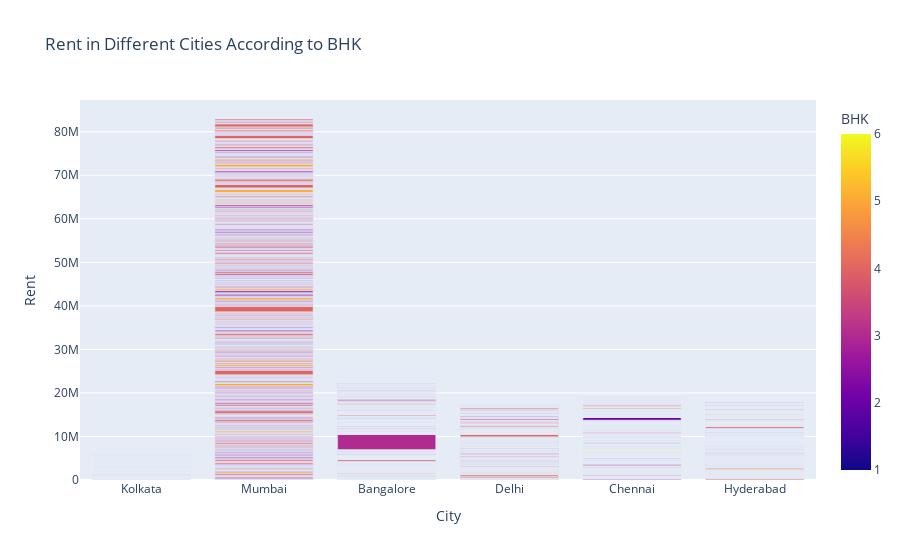

Here is the notebook cell this chart was saved with:
### Code cell
figure = px.bar(df, x=df["City"], 
                y = df["Rent"], 
                color = df["BHK"],
            title="Rent in Different Cities According to BHK")
figure.show()

### Figure 1 — Plotly figure (JSON) as saved in the notebook; plotly's stock layout.template omitted (floating-point values rounded to 4 significant figures; data arrays with more than 128 entries replaced by an {"elided": "..."} marker saying what was removed)
{"data": [{"alignmentgroup": "True", "hovertemplate": "City=%{x}<br>Rent=%{y}<br>BHK=%{marker.color}<extra></extra>", "legendgroup": "", "marker": {"color": {"elided": "4746 int values"}, "coloraxis": "coloraxis", "pattern": {"shape": ""}}, "name": "", "offsetgroup": "", "orientation": "v", "showlegend": false, "textposition": "auto", "type": "bar", "x": {"elided": "4746 str values"}, "xaxis": "x", "y": {"elided": "4746 int values"}, "yaxis": "y"}], "layout": {"barmode": "relative", "coloraxis": {"colorbar": {"title": {"text": "BHK"}}, "colorscale": [[0, "#0d0887"], [0.1111, "#46039f"], [0.2222, "#7201a8"], [0.3333, "#9c179e"], [0.4444, "#bd3786"], [0.5556, "#d8576b"], [0.6667, "#ed7953"], [0.7778, "#fb9f3a"], [0.8889, "#fdca26"], [1, "#f0f921"]]}, "legend": {"tracegroupgap": 0}, "title": {"text": "Rent in Different Cities According to BHK"}, "xaxis": {"anchor": "y", "domain": [0, 1], "title": {"text": "City"}}, "yaxis": {"anchor": "x", "domain": [0, 1], "title": {"text": "Rent"}}}}
